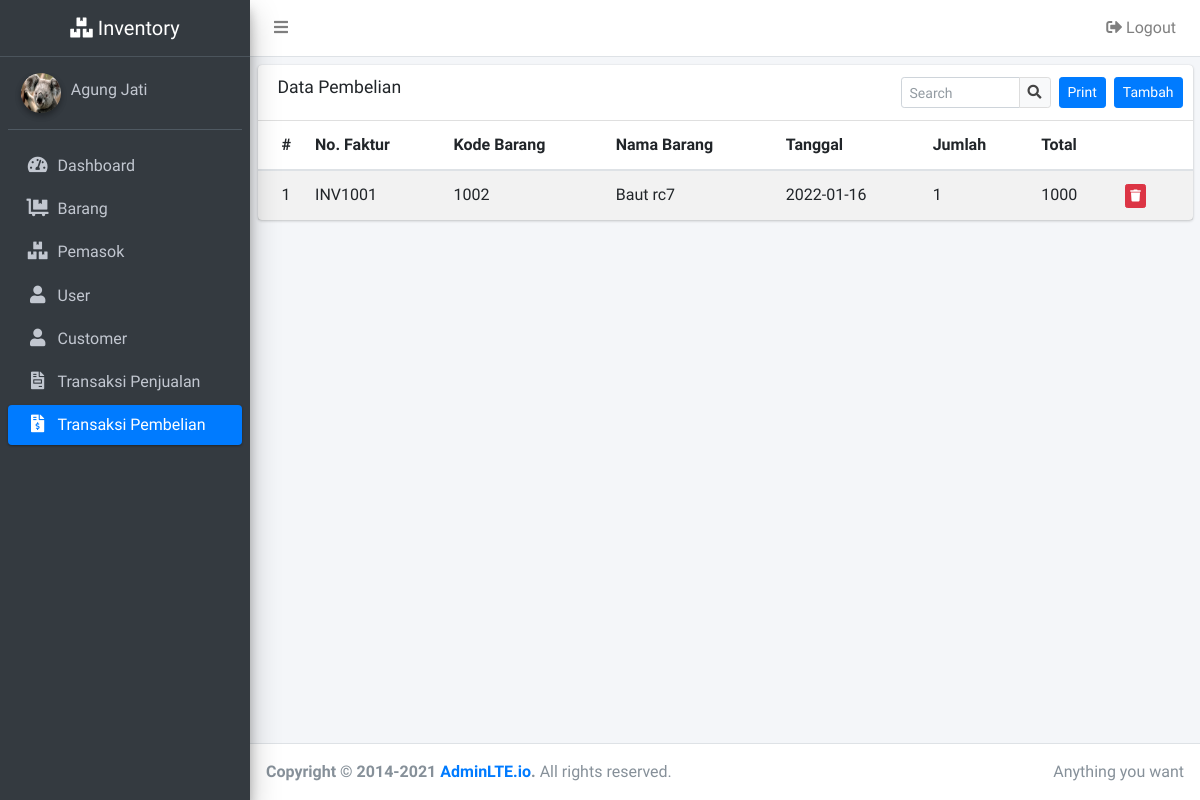
The page /transaksi-pembelian.php (signed in) on the database its author committed.
### tables this page shows
CREATE TABLE `transaksi_pembelian` (
  `id` int(11) NOT NULL,
  `no_faktur` varchar(50) NOT NULL,
  `kode_barang` varchar(50) NOT NULL,
  `tgl_transaksi` date NOT NULL,
  `jumlah_beli` int(11) NOT NULL,
  `jumlah_harga` double NOT NULL
);

CREATE TABLE `barang` (
  `id` int(11) NOT NULL,
  `kode_barang` varchar(50) NOT NULL,
  `id_pemasok` int(11) NOT NULL,
  `nama_barang` varchar(50) NOT NULL,
  `stok` int(11) NOT NULL,
  `satuan` varchar(30) NOT NULL,
  `harga_barang` double NOT NULL
);

### services/config.php (called while the page is built, shortened)
<?php
$con = mysqli_connect("localhost", "root", "", "inventory_2022014");
function query($query)
{
    global $con;
    $result = mysqli_query($con, $query);
    $rows = [];
    while ($row = mysqli_fetch_assoc($result)) {
        $rows[] = $row;
    }
    return $rows;
}

### transaksi-pembelian.php (the view, shortened to what this page needs)
<?php require('header.php'); ?>
<?php require('sidebar.php'); ?>
<?php
$transaksi = [];
if (isset($_POST['cari'])) {
    $keyword = $_POST['keyword'];
    $transaksi = query("SELECT transaksi_pembelian.id, transaksi_pembelian.no_faktur, transaksi_pembelian.tgl_transaksi, transaksi_pembelian.kode_barang, barang.nama_barang, jumlah_beli, jumlah_harga
        FROM transaksi_pembelian LEFT JOIN barang ON barang.kode_barang = transaksi_pembelian.kode_barang WHERE
        transaksi_pembelian.kode_barang LIKE '%$keyword%' OR
        barang.nama_barang LIKE '%$keyword%' ");
} else {
    $transaksi = query("SELECT transaksi_pembelian.id, transaksi_pembelian.no_faktur, transaksi_pembelian.tgl_transaksi, transaksi_pembelian.kode_barang, barang.nama_barang, jumlah_beli, jumlah_harga
                        FROM transaksi_pembelian LEFT JOIN barang ON barang.kode_barang = transaksi_pembelian.kode_barang");
}
?>
<div class="content-wrapper">
    <div class="container-fluid">
        <div class="row">
            <div class="col-md-12 mt-2">
                <div class="card">
                    <div class="card-header">
                        <h3 class="card-title">Data Pembelian</h3>
                        <form method="POST" class="card-tools d-flex align-items-center">
                            <div class="input-group input-group-sm" style="width: 150px;">
                                <input type="text" name="keyword" class="form-control float-right" placeholder="Search">
                                <div class="input-group-append">
                                    <button type="submit" name="cari" class="btn btn-default">
                                        <i class="fas fa-search"></i>
                                    </button>
                                </div>
                            </div>
                            <a href="javascript:window.print()" onclick="printPage()" class="btn btn-sm btn-primary ml-2">Print</a>
                            <a href="form_transaksi-pembelian.php" class="btn btn-sm btn-primary ml-2">Tambah</a>
                        </form>
                    </div>
                    <div class="card-body p-0">
                        <table class="table table-striped">
                            <thead>
                                <tr>
                                    <th style="width: 10px">#</th>
                                    <th>No. Faktur</th>
                                    <th>Kode Barang</th>
                                    <th>Nama Barang</th>
                                    <th>Tanggal</th>
                                    <th>Jumlah</th>
                                    <th>Total</th>
                                    <th>&nbsp;</th>
                                </tr>
                            </thead>
                            <tbody>
                                <?php $i = 1; ?>
                                <?php foreach ($transaksi as $data) : ?>
                                    <tr>
                                        <td><?= $i; ?></td>
                                        <td><?= $data['no_faktur'] ?></td>
                                        <td><?= $data['kode_barang'] ?></td>
                                        <td><?= $data['nama_barang'] ?></td>
                                        <td><?= $data['tgl_transaksi'] ?></td>
                                        <td><?= $data['jumlah_beli'] ?></td>
                                        <td><?= $data['jumlah_harga'] ?></td>
                                        <td><a href="?hapus=&id=<?= $data['id'] ?>" class="btn btn-danger btn-xs"><i class="fa fa-trash"></i></a></td>
                                    </tr>
                                    <?php $i++; ?>
                                <?php endforeach; ?>
                            </tbody>
                        </table>
                    </div>
                </div>
            </div>
        </div>
    </div>
</div>
<?php require('footer.php'); ?>

### rows shown on the page
transaksi_pembelian: no_faktur "INV1001", kode_barang "1002", barang.nama_barang "Baut rc7", tgl_transaksi "2022-01-16", jumlah_beli "1", jumlah_harga "1000"

### other values the page prints
$_SESSION["full_name"] "Agung Jati"
